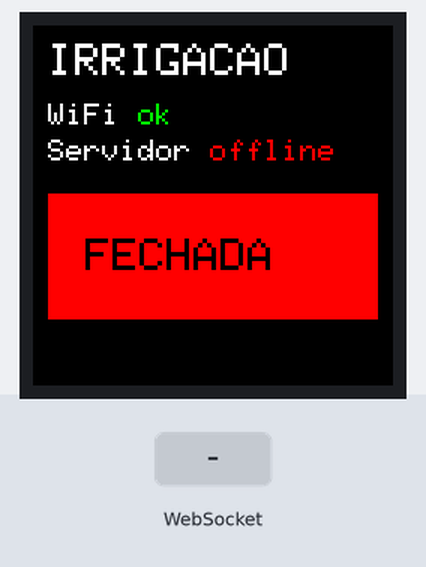
Recording of a sketch running on a simulated ESP32. Parts: 240×240 colour display. The test bench sets the inputs (shaded band). WiFi joins after 1.5 s; servers stay silent unless stated; what the sketch prints to the serial monitor is not drawn.

Above: at 3.3 s.
3.4 s: WebSocket text "5" received
At 4.7 s:
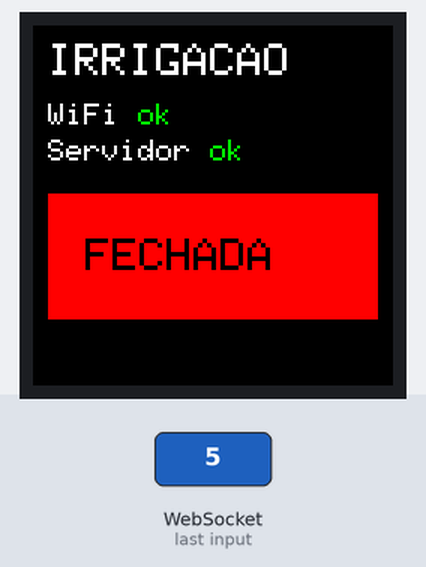
Timing chart, 0 to 6.4 s (numbered marks = the images above; inputs shaded):
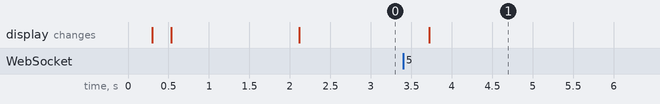

Measured:
- after the input at 3.4 s, the display: changes after 0.32 s (image 1)

The sketch:

irrigacao.ino
```cpp
// Irrigação — ESP32
//
// O ESP32 abre uma conexão WebSocket com a API e fica esperando comando.
// Ele NUNCA recebe conexão de fora: só abre. Por isso funciona em qualquer
// rede, sem mexer no roteador.
//
// O interruptor da caixa foi desligado do software de propósito (veja abaixo).
//
// Bibliotecas necessárias (Gerenciador de Bibliotecas do Arduino IDE):
//   - WebSockets          (por Markus Sattler / Links2004)
//   - Adafruit ST7735 and ST7789 Library
//   - Adafruit GFX Library

#include <Adafruit_GFX.h>
#include <Adafruit_ST7789.h>
#include <SPI.h>
#include <WebSocketsClient.h>
#include <WiFi.h>

// ─────────────────────────── configuração ───────────────────────────

const char *WIFI_SSID = "Lula_2024";
const char *WIFI_SENHA = "Bv_24025968";

// Endereço da API. Troque pelo seu domínio quando publicar o servidor.
const char *SERVIDOR = "irrigacao.cedraz.dev";
const int PORTA = 443;
const char *CAMINHO = "/ws/dispositivo";
const bool USAR_TLS = true; // false + porta 8080 pra testar na rede local

// Precisa ser IGUAL ao DEVICE_TOKEN do .env da API.
const char *TOKEN =
    "51ac9f8d36bf94d9fd9774e4da77e7313e0bf6811d09b73ff546c6de396d3cae";

// Teto absoluto de segurança. Mesmo que a API mande um número maluco, ou
// que a resposta se perca, a válvula fecha sozinha depois disto.
const unsigned long MAX_ABERTA_MS = 30UL * 60UL * 1000UL; // 30 minutos

// ─────────────────────────── pinos ───────────────────────────

#define PINO_RELE 15
// GPIO 13 tem o interruptor da caixa ligado nele. NÃO configuramos, NÃO lemos.
// A emenda continua feita, mas mexer no interruptor não faz mais nada — ele
// conflitava com o comando do celular e derrubava a placa.

#define TFT_CS -1
#define TFT_DC 2
#define TFT_RST 4

Adafruit_ST7789 tela = Adafruit_ST7789(TFT_CS, TFT_DC, TFT_RST);
WebSocketsClient webSocket;

// ─────────────────────────── estado ───────────────────────────

bool valvulaAberta = false;
unsigned long fecharEm = 0; // millis() em que fecha sozinha; 0 = sem prazo
bool conectadoNaAPI = false;

// O callback do WebSocket só ANOTA o que chegou. Quem age é o loop().
// Desenhar na tela dentro do callback (uns 100ms de SPI) travava o
// WebSocket e estourava o watchdog — era essa a causa dos resets.
volatile bool temComando = false;
volatile bool cmdAbrir = false;
volatile long cmdSegundos = 0;

// Controle de redesenho: só mexe na tela quando algo mudou de verdade.
int ultimoDesenho = -1;
long ultimoMinutoMostrado = -1;

// A válvula é uma bobina: ao ligar e desligar ela solta picos de tensão que
// podem embaralhar o controlador da tela (os pixels coloridos). O ESP32 não
// tem como perceber isso, então a tela é reiniciada logo depois de cada troca
// da válvula — e a cada 10 minutos, por garantia. Leva uns 300 ms.
const unsigned long REINICIAR_TELA_A_CADA_MS = 10UL * 60UL * 1000UL;
unsigned long telaReiniciarEm = 0;   // 0 = nada agendado
unsigned long ultimoReinicioTela = 0;

// ─────────────────────────── válvula ───────────────────────────

// O módulo de relé é acionado em nível BAIXO. Pra fechar deixamos o pino
// como entrada (flutuando) em vez de mandar HIGH — é assim que esta placa
// funciona de verdade, e evita acionar o relé durante o boot.
void abrirValvula(long segundos) {
  pinMode(PINO_RELE, OUTPUT);
  digitalWrite(PINO_RELE, LOW);
  valvulaAberta = true;

  unsigned long duracao =
      (segundos > 0) ? (unsigned long)segundos * 1000UL : MAX_ABERTA_MS;
  if (duracao > MAX_ABERTA_MS)
    duracao = MAX_ABERTA_MS;
  fecharEm = millis() + duracao;

  Serial.printf("ABERTA por %lu s\n", duracao / 1000);
  confirmar();
  telaReiniciarEm = millis() + 300;  // espera o pico da bobina passar
}

void fecharValvula() {
  pinMode(PINO_RELE, INPUT);
  valvulaAberta = false;
  fecharEm = 0;
  Serial.println("FECHADA");
  confirmar();
  telaReiniciarEm = millis() + 300;  // o pico maior é justamente no desligar
}

void confirmar() {
  if (!conectadoNaAPI)
    return;
  webSocket.sendTXT(valvulaAberta ? "{\"aberta\":true}" : "{\"aberta\":false}");
}

// ─────────────────────────── tela ───────────────────────────

// Reset físico (pino RST) + sequência de inicialização completa. Depois disto
// a tela está como recém-ligada, e o próximo atualizarTela() redesenha tudo.
void iniciarTela() {
  tela.init(240, 240, SPI_MODE3);
  tela.setSPISpeed(20000000);
  tela.setRotation(0);
  ultimoDesenho = -1;
  ultimoReinicioTela = millis();
}

void desenharTela() {
  tela.fillScreen(ST77XX_BLACK);

  tela.setTextColor(ST77XX_WHITE);
  tela.setTextSize(3);
  tela.setCursor(10, 12);
  tela.println("IRRIGACAO");

  tela.setTextSize(2);
  tela.setCursor(10, 52);
  tela.print("WiFi ");
  if (WiFi.status() == WL_CONNECTED) {
    tela.setTextColor(ST77XX_GREEN);
    tela.println("ok");
  } else {
    tela.setTextColor(ST77XX_RED);
    tela.println("sem sinal");
  }

  tela.setTextColor(ST77XX_WHITE);
  tela.setCursor(10, 76);
  tela.print("Servidor ");
  if (conectadoNaAPI) {
    tela.setTextColor(ST77XX_GREEN);
    tela.println("ok");
  } else {
    tela.setTextColor(ST77XX_RED);
    tela.println("offline");
  }

  tela.fillRect(10, 112, 220, 84, valvulaAberta ? ST77XX_GREEN : ST77XX_RED);
  tela.setTextColor(ST77XX_BLACK);
  tela.setTextSize(3);
  tela.setCursor(35, 142);
  tela.println(valvulaAberta ? "ABERTA" : "FECHADA");

  ultimoMinutoMostrado = -1;
  desenharRestante();
}

// Mostra os minutos que faltam, redesenhando só essa faixa.
void desenharRestante() {
  long minutos = -1;
  if (valvulaAberta && fecharEm > millis()) {
    minutos = (long)((fecharEm - millis()) / 60000UL) + 1;
  }
  if (minutos == ultimoMinutoMostrado)
    return;
  ultimoMinutoMostrado = minutos;

  tela.fillRect(0, 205, 240, 30, ST77XX_BLACK);
  if (minutos < 0)
    return;

  tela.setTextColor(ST77XX_WHITE);
  tela.setTextSize(2);
  tela.setCursor(10, 210);
  tela.printf("fecha em %ld min", minutos);
}

void atualizarTela() {
  int agora = (WiFi.status() == WL_CONNECTED ? 4 : 0) |
              (conectadoNaAPI ? 2 : 0) | (valvulaAberta ? 1 : 0);
  if (agora != ultimoDesenho) {
    ultimoDesenho = agora;
    desenharTela();
  } else {
    desenharRestante();
  }
}

// ─────────────────────────── WebSocket ───────────────────────────

// O payload NÃO vem garantidamente terminado em zero. Copiar com String()
// direto lia memória além do buffer — outra fonte de travamento.
String textoDe(uint8_t *payload, size_t tamanho) {
  String s;
  s.reserve(tamanho + 1);
  for (size_t i = 0; i < tamanho; i++)
    s += (char)payload[i];
  return s;
}

void aoEventoWebSocket(WStype_t tipo, uint8_t *payload, size_t tamanho) {
  switch (tipo) {
  case WStype_CONNECTED:
    conectadoNaAPI = true;
    Serial.println("conectado na API");
    break;

  case WStype_DISCONNECTED:
    conectadoNaAPI = false;
    Serial.println("caiu a conexao com a API");
    // Perdeu contato com a válvula aberta? Fecha. Ficar aberta sem
    // ninguém pra mandar fechar é alagamento.
    if (valvulaAberta) {
      temComando = true;
      cmdAbrir = false;
      cmdSegundos = 0;
    }
    break;

  case WStype_TEXT: {
    // A mensagem é minúscula e de formato fixo ({"abrir":true,"segundos":600}),
    // então lemos na unha em vez de instalar uma biblioteca de JSON.
    String msg = textoDe(payload, tamanho);
    bool abrir = msg.indexOf("\"abrir\":true") >= 0;
    long segundos = 0;
    int i = msg.indexOf("\"segundos\":");
    if (i >= 0)
      segundos = msg.substring(i + 11).toInt();

    cmdAbrir = abrir;
    cmdSegundos = segundos;
    temComando = true; // o loop() aplica
    break;
  }

  default:
    break;
  }
}

// ─────────────────────────── setup / loop ───────────────────────────

void setup() {
  Serial.begin(115200);
  delay(300);

  // Primeiro de tudo: válvula fechada. Vale pra ligar e pra qualquer reset.
  pinMode(PINO_RELE, INPUT);
  valvulaAberta = false;

  iniciarTela();
  desenharTela();

  WiFi.mode(WIFI_STA);
  WiFi.setAutoReconnect(true);
  WiFi.begin(WIFI_SSID, WIFI_SENHA);

  Serial.print("conectando no wifi");
  unsigned long inicio = millis();
  while (WiFi.status() != WL_CONNECTED && millis() - inicio < 20000) {
    delay(500);
    Serial.print(".");
  }
  Serial.println();

  if (WiFi.status() == WL_CONNECTED) {
    Serial.print("wifi ok, ip ");
    Serial.println(WiFi.localIP());
  } else {
    Serial.println("sem wifi — vai continuar tentando sozinho");
  }

  String cabecalho = String("X-Device-Token: ") + TOKEN;
  webSocket.setExtraHeaders(cabecalho.c_str());

  if (USAR_TLS) {
    webSocket.beginSSL(SERVIDOR, PORTA, CAMINHO);
  } else {
    webSocket.begin(SERVIDOR, PORTA, CAMINHO);
  }

  webSocket.onEvent(aoEventoWebSocket);
  webSocket.setReconnectInterval(5000);
  // ping a cada 15s, espera 3s pelo pong, desiste depois de 2 falhas.
  // É este batimento que detecta queda de internet em segundos.
  webSocket.enableHeartbeat(15000, 3000, 2);

  atualizarTela();
}

void loop() {
  webSocket.loop();

  // 1. chegou comando? aplica aqui, fora do callback.
  if (temComando) {
    temComando = false;
    if (cmdAbrir)
      abrirValvula(cmdSegundos);
    else
      fecharValvula();
  }

  // 2. estourou o prazo? fecha. Esta é a rede de segurança que funciona
  //    mesmo se a API sumir no meio da rega.
  if (valvulaAberta && fecharEm != 0 && (long)(millis() - fecharEm) >= 0) {
    Serial.println("prazo acabou");
    fecharValvula();
  }

  // 3. tela embaralhada? reinicia (depois de mexer na válvula, ou a cada 10 min)
  bool depoisDaValvula = telaReiniciarEm != 0 && (long)(millis() - telaReiniciarEm) >= 0;
  if (depoisDaValvula || millis() - ultimoReinicioTela > REINICIAR_TELA_A_CADA_MS) {
    telaReiniciarEm = 0;
    iniciarTela();
  }

  // 4. tela, no máximo 2x por segundo
  static unsigned long ultimaTela = 0;
  if (millis() - ultimaTela > 500) {
    ultimaTela = millis();
    atualizarTela();
  }

  delay(10);
}
```
